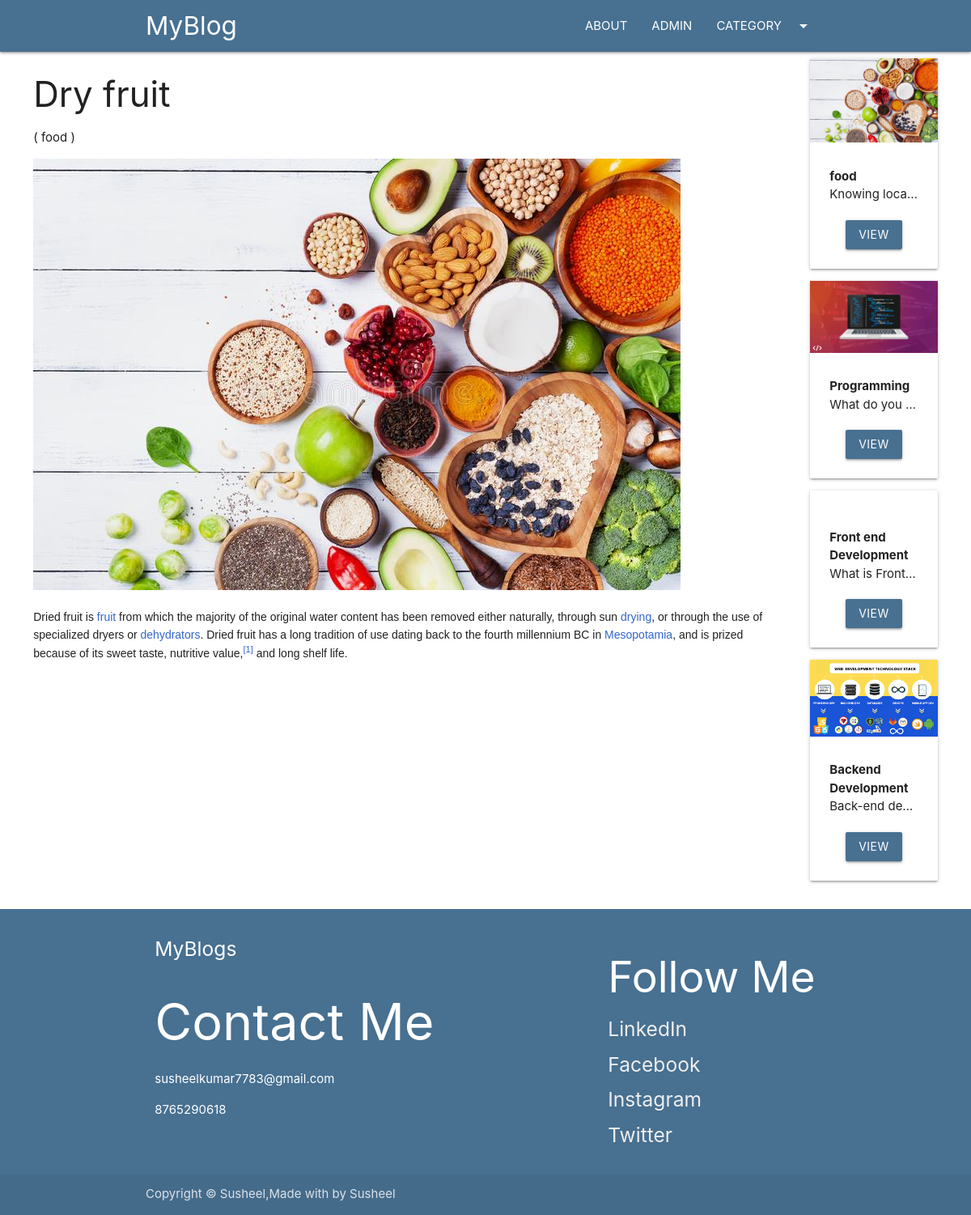
Screenshot of /blog2nd/dry with the database file from the repository.
### blog2nd/models.py (models this page shows, shortened)
class Post(models.Model):
    post_id = models.AutoField(primary_key=True)
    title = models.CharField(max_length=200)
    content = models.TextField()
    url = models.CharField(max_length=100)
    cat = models.ForeignKey(Category, on_delete=models.CASCADE)
    image = models.ImageField(upload_to='post/')

class Category(models.Model):
    cat_id = models.AutoField(primary_key=True)
    title = models.CharField(max_length=100)
    description = models.TextField()
    url = models.CharField(max_length=100)
    image = models.ImageField(upload_to='category/')
    add_date = models.DateTimeField(auto_now_add=True, null=True)

### blog2nd/views.py (the view)
# urls.py: path('blog2nd/<slug:url>', post),
def post(request, url):
    post = Post.objects.get(url=url)
    cats = Category.objects.all()
    return render(request, 'posts.html', {'post': post, 'cats': cats})

### template/posts.html (shortened to what this page needs)
{%extends 'base.html' %}
{%block content%}
<div class="container-custom">
    <div class="row">
        <div class="col s12 m10">
            <h3>{{post.title}}</h3>
            <p>( {{post.cat.title}} )</p>
            <img src="/media/{{post.image}}" class="responsive-img" alt="">
            <br>
            <p>
                {{post.content|safe}}
            </p>
        </div>
        <div class="col s12 m2">
            {% for cat in cats %}
            <div class="card item" style="margin-left:10px;">
                <div class="img-container">
                    <img src="/media/{{cat.image}}" class="responsive-img" alt="">
                </div>
                <div class="card-content">
                    <b>
                        {{cat.title}}
                    </b>
                    <p class="truncate">{{cat.description}}</p>
                    <div class="container center-align mt20">
                        <a href="/category/{{cat.url}}" class="btn bg-primary">VIEW</a>
                    </div>
                </div>
            </div>
            {%endfor%}
        </div>
    </div>
</div>
{%endblock%}

### template/base.html (shortened to what this page needs)
<!DOCTYPE html>
<html lang="en">
<head>
    <link rel="stylesheet" href="https://cdnjs.cloudflare.com/ajax/libs/materialize/1.0.0/css/materialize.min.css">
    {% load static %}
    <link rel="stylesheet" href="{% static 'css/style.css'%}">
    <link rel="stylesheet" href="{% static 'css/owl.carousel.min.css'%}">
    <link rel="stylesheet" href="{% static 'css/owl.theme.default.min.css'%}">
</head>
<body>
{%include 'header.html' %}
{%block content %}
{%endblock%}
{% include 'footer.html' %}
</body>
</html>

### template/header.html (shortened to what this page needs)
<nav class="bg-primary">
    <div class="container">
        <div class="nav-wrapper">
            <a href="/home" class="brand-logo">MyBlog</a>
            <ul class="right hide-on-med-and-down">
                <li><a href="/about">ABOUT</a></li>
                <li><a href="/admin">ADMIN</a></li>
                <li><a class="dropdown-trigger" href="#!" data-target="dropdown1">CATEGORY<i
                        class="material-icons right">arrow_drop_down</i></a>
                </li>
            </ul>
        </div>
    </div>
</nav>

### template/footer.html (shortened to what this page needs)
<footer class="page-footer bg-primary">
    <div class="container">
      <div class="row">
        <div class="col l6 s12">
          <h5 class="white-text">MyBlogs</h5>
          <h1 class="sub-title">Contact Me</h1>
        <p>susheelkumar7783@gmail.com</p>
        <p>8765290618</p>
        </div>
        <div class="col l4 offset-l2 s12">
          <h5 class="white-text"><h2>Follow Me</h2></h5>
          <ul>
            <li><a class="grey-text text-lighten-3" href="https://www.linkedin.com/in/susheel-kumar-iitp/"><h5>LinkedIn</h5></a></li>
            <li><a class="grey-text text-lighten-3" href="https://www.facebook.com/profile.php?id=100023377783333"><h5>Facebook</h5></a></li>
            <li><a class="grey-text text-lighten-3" href="https://www.instagram.com/susheelkumar7783gmail.com7/"><h5>Instagram</h5></a></li>
            <li><a class="grey-text text-lighten-3" href="https://twitter.com/Susheel11402755"><h5>Twitter</h5></a></li>
          </ul>
        </div>
      </div>
    </div>
    <div class="footer-copyright">
      <div class="container">
        Copyright © Susheel,Made with  by Susheel
      </div>
    </div>
  </footer>

### blog2nd/static/css/style.css (style rules this page uses)
.bg-primary { background:#477091!important; }
.mt20 { margin-top:20px; }
.container-custom { width:95%!important; margin:auto; }

### rows the page displays
Post: title "Dry fruit", cat "food", image (picture), content "Dried fruit is fruit from which the majority of the original water content has been removed either naturally, through sun drying , or through the use of specialized dryers or dehydrators . Dried fruit has a long tradition of use dating back to the fourth millennium BC in Mesopotamia , and is prized because of its sweet taste, nutritive value, [1] and long shelf life."
Category: image (picture), title "food", description "Knowing loca…"
Category: image (picture), title "Programming", description "What do you…"
Category: title "Front end Development", description "What is Front…"
Category: image (picture), title "Backend Development", description "Back-end de…"
